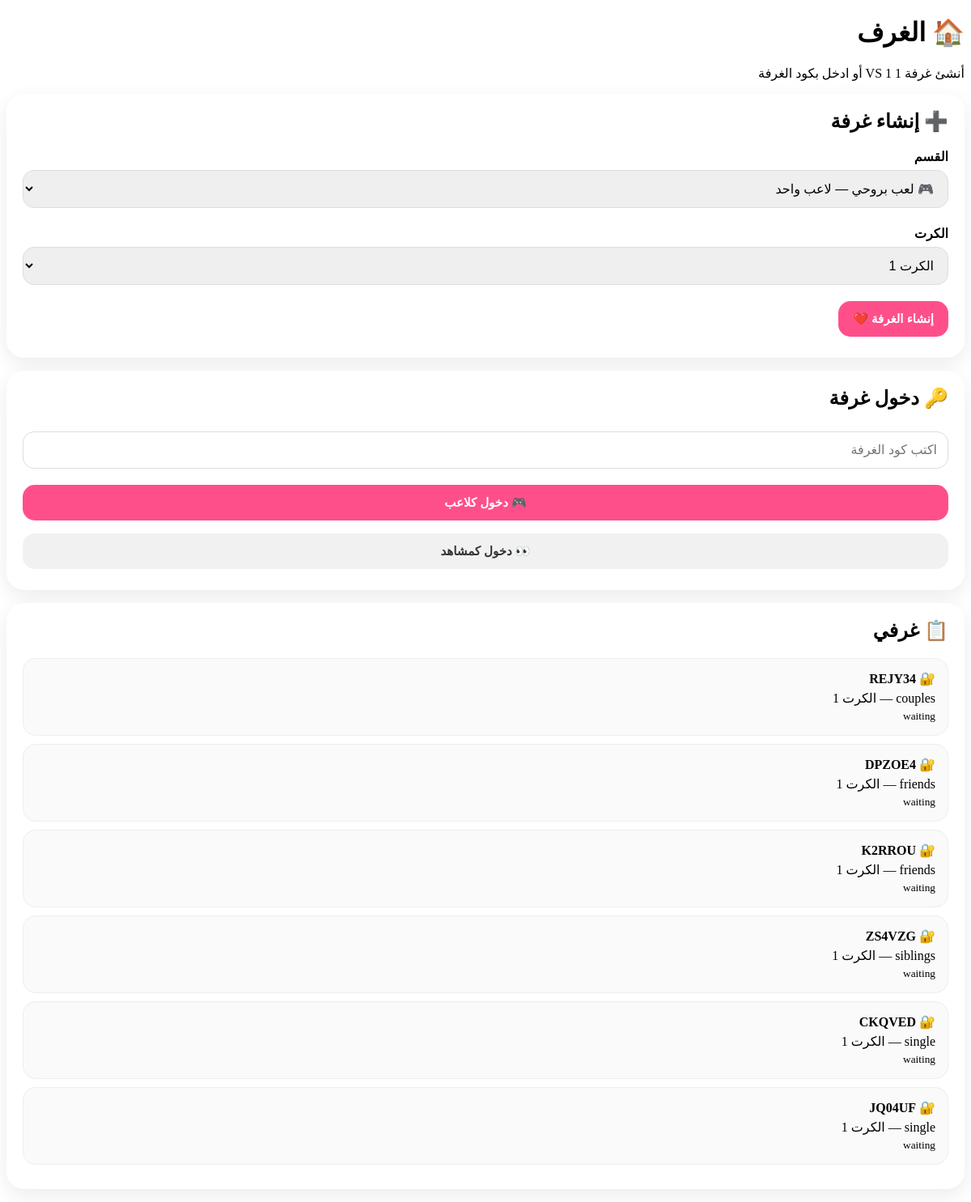
/rooms (signed in), run on the app's committed database.
### backup_before_full_game_1788328694/app.py (models this page shows)
class Room(db.Model):
    __tablename__ = "rooms"
    id = db.Column(db.Integer, primary_key=True)
    room_code = db.Column(db.String(12), unique=True, nullable=False)
    creator_id = db.Column(db.Integer, db.ForeignKey("user.id"), nullable=False)
    category = db.Column(db.String(50), nullable=False)
    card_number = db.Column(db.Integer, nullable=False, default=1)
    status = db.Column(db.String(20), nullable=False, default="waiting")
    created_at = db.Column(db.DateTime, server_default=db.func.now())
    current_question = db.Column(db.Integer, nullable=False, default=1)
    turn_user_id = db.Column(db.Integer, nullable=True)
    phase = db.Column(db.String(20), nullable=False, default="waiting")
    answer_text = db.Column(db.Text, nullable=True)
    answer_user_id = db.Column(db.Integer, nullable=True)
    judge_user_id = db.Column(db.Integer, nullable=True)
    score_player1 = db.Column(db.Integer, nullable=False, default=0)
    score_player2 = db.Column(db.Integer, nullable=False, default=0)

### backup_before_full_game_1788328694/app.py (the view)
@app.route("/rooms")
@login_required
def rooms_page():
    rooms = Room.query.filter_by(status="waiting").order_by(Room.id.desc()).all()
    return render_template("rooms.html", rooms=rooms)

### backup_before_full_game_1788328694/app.py (called while the page is built)
def login_required(view):
    @wraps(view)
    def wrapped(*args, **kwargs):
        if "user_id" not in session:
            return redirect(url_for("login"))
        return view(*args, **kwargs)
    return wrapped

### templates/rooms.html (shortened to what this page needs)
<!doctype html>
<html lang="ar" dir="rtl">
<head>
    <link rel="stylesheet" href="{{ url_for('static', filename='style.css') }}">
</head>
<body>
<div class="page">
    <div class="top-title">
        <h1>🏠 الغرف</h1>
        <p>أنشئ غرفة 1 VS 1 أو ادخل بكود الغرفة</p>
    </div>
    <div class="room-box">
        <h2>➕ إنشاء غرفة</h2>
        <form method="POST" action="{{ url_for('create_room') }}">
            <label>القسم</label>
            <select name="category" required>
                <option value="single">🎮 لعب بروحي — لاعب واحد</option>
            </select>
            <label>الكرت</label>
            <select name="card_number" required>
                {% for i in range(1, 6) %}
                    <option value="{{ i }}">الكرت {{ i }}</option>
                {% endfor %}
            </select>
            <button class="main-btn" type="submit">
                إنشاء الغرفة ❤️
            </button>
        </form>
    </div>
    <div class="room-box">
        <h2>🔑 دخول غرفة</h2>
        <form method="POST" action="{{ url_for('join_room') }}">
            <input
                type="text"
                name="room_code"
                maxlength="6"
                placeholder="اكتب كود الغرفة"
                required
            >
            <div class="join-buttons">
                <button
                    class="main-btn"
                    type="submit"
                    name="role"
                    value="player"
                >
                    🎮 دخول كلاعب
                </button>
                <button
                    class="secondary-btn"
                    type="submit"
                    name="role"
                    value="spectator"
                >
                    👀 دخول كمشاهد
                </button>
            </div>
        </form>
    </div>
    {% if rooms %}
    <div class="room-box">
        <h2>📋 غرفي</h2>
        {% for room in rooms %}
        <a
            class="room-item"
            href="{{ url_for('room_page', room_code=room.room_code) }}"
        >
            <strong>🔐 {{ room.room_code }}</strong>
            <span>{{ room.category }} — الكرت {{ room.card_number }}</span>
            <small>{{ room.status }}</small>
        </a>
        {% endfor %}
    </div>
    {% endif %}
</div>
</body>
</html>

### static/style.css (style rules this page uses)
.room-box { background: rgba(255,255,255,.95); border-radius: 22px; padding: 20px; margin: 16px 0; box-shadow: 0 8px 25px rgba(0,0,0,.08); }
.room-box h2 { margin-top: 0; }
.room-box input, .room-box select { width: 100%; box-sizing: border-box; padding: 13px; margin: 7px 0 14px; border-radius: 14px; border: 1px solid #ddd; font-size: 16px; }
.room-box label { display: block; font-weight: bold; margin-top: 8px; }
.main-btn, .secondary-btn, .danger-btn { display: inline-block; border: 0; border-radius: 15px; padding: 13px 18px; margin: 6px 0; text-decoration: none; cursor: pointer; font-size: 15px; font-weight: bold; }
.main-btn { background: #ff4f8b; color: white; }
.secondary-btn { background: #f1f1f1; color: #333; }
.join-buttons { display: flex; flex-direction: column; gap: 4px; }
.room-item { display: flex; flex-direction: column; gap: 5px; padding: 15px; margin: 10px 0; border-radius: 16px; background: #fafafa; text-decoration: none; color: inherit; border: 1px solid #eee; }

### data on the page
Room: room_code "REJY34", category "couples", card_number "1", status "waiting"
Room: room_code "DPZOE4", category "friends", card_number "1", status "waiting"
Room: room_code "K2RROU", category "friends", card_number "1", status "waiting"
Room: room_code "ZS4VZG", category "siblings", card_number "1", status "waiting"
Room: room_code "CKQVED", category "single", card_number "1", status "waiting"
Room: room_code "JQ04UF", category "single", card_number "1", status "waiting"
